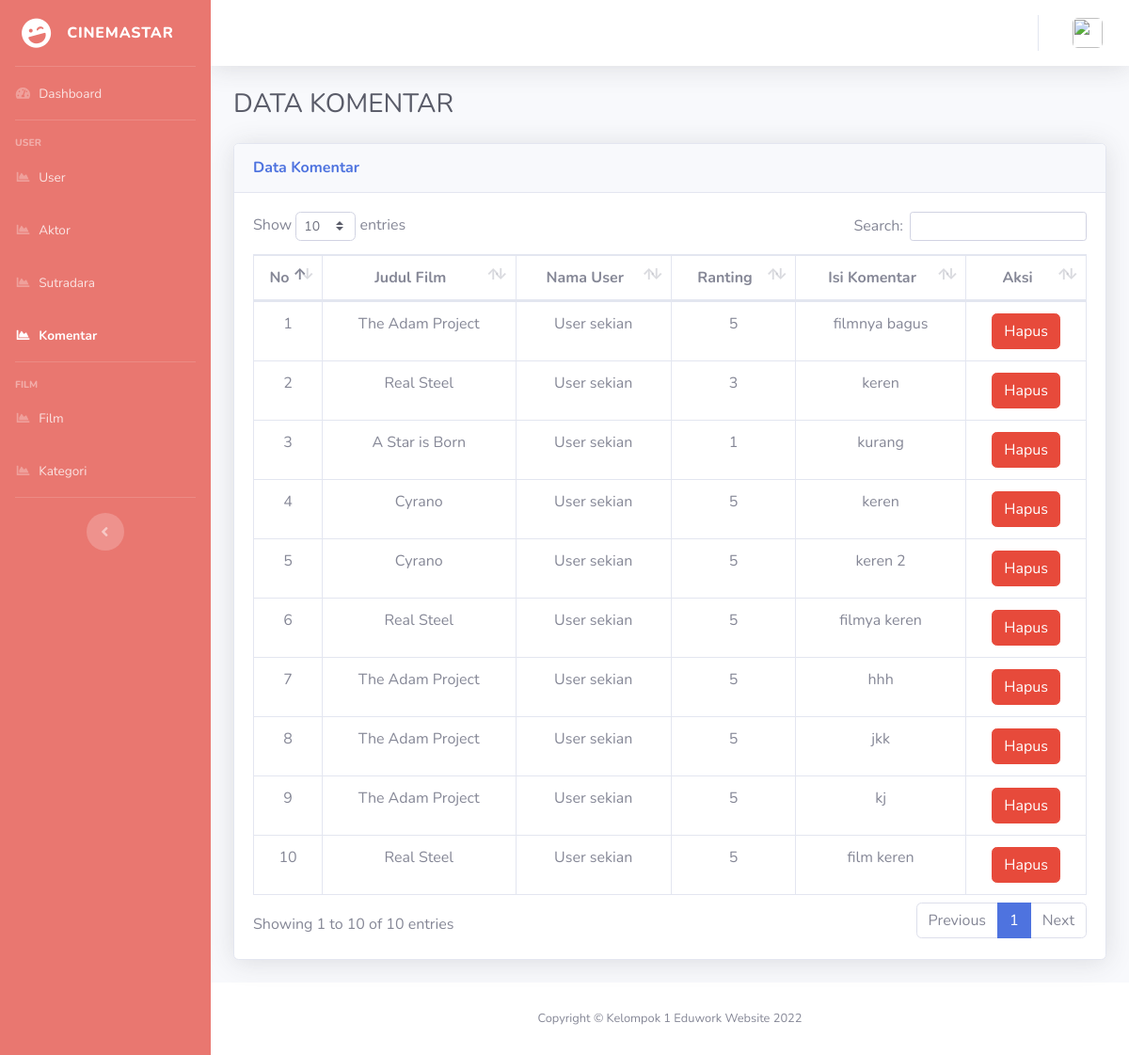
Screenshot of /admin/komentar.php with the database file from the repository.
### tables this page shows
CREATE TABLE `komentar` (
  `id_komentar` int(11) NOT NULL,
  `id_film` int(11) NOT NULL,
  `id_user` int(11) NOT NULL,
  `rating` float NOT NULL,
  `isi_komentar` text NOT NULL,
  `tgl_komentar` datetime NOT NULL
);

CREATE TABLE `film` (
  `id_film` int(11) NOT NULL,
  `judul_film` varchar(125) NOT NULL,
  `durasi` int(11) NOT NULL,
  `rating` varchar(50) NOT NULL,
  `sinopsis` text NOT NULL,
  `link_trailer` varchar(225) NOT NULL,
  `tgl_tayang` date NOT NULL,
  `jenis_tayang` enum('Tayang hari ini','Coming soon','Tidak tayang','') NOT NULL
);

CREATE TABLE `user` (
  `id_user` int(11) NOT NULL,
  `nama` varchar(125) NOT NULL,
  `telp` varchar(20) NOT NULL,
  `email` varchar(125) NOT NULL,
  `password` varchar(225) NOT NULL,
  `role` varchar(10) NOT NULL,
  `foto` varchar(255) NOT NULL
);

### admin/komentar.php (the view, shortened to what this page needs)
<!DOCTYPE php>
<php lang="en">
<head>
        <link href="../assets/vendor/fontawesome-free/css/all.min.css" rel="stylesheet" type="text/css">
        <link href="../assets/css/sb-admin-2.min.css" rel="stylesheet">
        <link href="../assets/vendor/datatables/dataTables.bootstrap4.min.css" rel="stylesheet">
</head>
<body id="page-top">
    <div id="wrapper">
        <ul class="navbar-nav sidebar sidebar-dark accordion" style="background-color: #e97770;" id="accordionSidebar">
            <a class="sidebar-brand d-flex align-items-center justify-content-center" href="index.php">
                <div class="sidebar-brand-icon rotate-n-15">
                    <i class="fas fa-laugh-wink"></i>
                </div>
                <div class="sidebar-brand-text mx-3">Cinemastar </div>
            </a>
            <hr class="sidebar-divider my-0">
            <li class="nav-item ">
                <a class="nav-link" href="index.php">
                    <i class="fas fa-fw fa-tachometer-alt"></i>
                    <span>Dashboard</span></a>
            </li>
            <hr class="sidebar-divider">
            <div class="sidebar-heading">
                User
            </div>
            <li class="nav-item ">
                <a class="nav-link " href="user.php">
                    <i class="fas fa-fw fa-chart-area"></i>
                    <span>User</span></a>
                </li>
                <li class="nav-item">
                    <a class="nav-link" href="aktor.php">
                        <i class="fas fa-fw fa-chart-area"></i>
                        <span>Aktor</span></a>
                </li>
                <li class="nav-item ">
                    <a class="nav-link" href="sutradara.php">
                        <i class="fas fa-fw fa-chart-area"></i>
                        <span>Sutradara</span></a>
                </li>
                <li class="nav-item active">
                    <a class="nav-link" href="komentar.php">
                        <i class="fas fa-fw fa-chart-area"></i>
                        <span>Komentar</span></a>
                </li>
            <hr class="sidebar-divider">
            <div class="sidebar-heading">
                Film
            </div>
            <li class="nav-item">
                <a class="nav-link" href="film.php">
                    <i class="fas fa-fw fa-chart-area"></i>
                    <span>Film</span></a>
            </li>
            <li class="nav-item ">
                <a class="nav-link" href="kategori.php">
                    <i class="fas fa-fw fa-chart-area"></i>
                    <span>Kategori</span></a>
            </li>
            <hr class="sidebar-divider d-none d-md-block">
            <div class="text-center d-none d-md-inline">
                <button class="rounded-circle border-0" id="sidebarToggle"></button>
            </div>
        </ul>
        <div id="content-wrapper" class="d-flex flex-column">
            <div id="content">
                <nav class="navbar navbar-expand navbar-light bg-white topbar mb-4 static-top shadow">
                    <ul class="navbar-nav ml-auto">
                        <li class="nav-item dropdown no-arrow">
                            <a class="nav-link dropdown-toggle" href="#" id="userDropdown" role="button"
                                data-toggle="dropdown" aria-haspopup="true" aria-expanded="false">
                                <img class="img-profile rounded"
                                    src="<?php if($_SESSION['foto']=="default.png"){echo "../images/default.png";}else{ echo "images/profile/".$_SESSION['foto'];} ?>">
                            </a>
                        </li>
                    </ul>
                </nav>
                <div class="container-fluid">
                    <div class="d-sm-flex align-items-center justify-content-between mb-4">
                        <h1 class="h3 mb-0 text-gray-800">DATA KOMENTAR</h1>
                    </div>
                    <div class="card shadow mb-4">
                        <div class="card-header py-3">
                            <h6 class="m-0 font-weight-bold text-primary">Data Komentar</h6>
                        </div>
                        <div class="card-body">
                            <div class="table-responsive">
                                <table class="table table-bordered" id="dataTable" width="100%" cellspacing="0">
                                    <thead>
                                        <tr class="text-center">
                                            <th style="width: 30px;">No</th>
                                            <th>Judul Film</th>
                                            <th>Nama User</th>
                                            <th>Ranting</th>
                                            <th>Isi Komentar</th>
                                            <th>Aksi</th>
                                        </tr>
                                    </thead>
                                    <tbody>
                                    <?php
                                    include "connect.php";
                                    $query = mysqli_query($conn, "SELECT komentar.*, film.judul_film, user.nama FROM komentar INNER JOIN film ON film.id_film = komentar.id_film INNER JOIN user ON user.id_user = komentar.id_user");
                                    ?>
                                        <?php if (mysqli_num_rows($query) > 0) {
                                            ?>
                                            <?php
                                            $no = 1;
                                            while ($value = mysqli_fetch_array($query)) {
                                            ?>
                                            <tr class="text-center">
                                                <td><?php echo $no ?></td>
                                                <td><?php echo $value["judul_film"]; ?></td>
                                                <td><?php echo $value["nama"]; ?></td>
                                                <td><?php echo $value["rating"]; ?></td>
                                                <td><?php echo $value["isi_komentar"]; ?></td>
                                                <td>
                                                    <a href="komentar_dalete.php?id_komentar=<?php echo $value["id_komentar"]?>" class="btn btn-danger" onclick="return confirm('Yakin dihapus, data yang ber-relasi juga akan terhapus!')" >Hapus</a>
                                                </td>
                                            </tr>
                                            <?php
                                            $no++;} ?>
                                        <?php } ?>
                                    </tbody>
                                </table>
                            </div>
                        </div>
                    </div>
                </div>
            </div>
            <footer class="sticky-footer bg-white">
                <div class="container my-auto">
                    <div class="copyright text-center my-auto">
                        <span>Copyright &copy; Kelompok 1 Eduwork Website 2022</span>
                    </div>
                </div>
            </footer>
        </div>
    </div>
</body>
</php>

### rows the page displays
komentar: id_film.judul_film "The Adam Project", id_user.nama "User sekian", rating "5", isi_komentar "filmnya bagus"
komentar: id_film.judul_film "Real Steel", id_user.nama "User sekian", rating "3", isi_komentar "keren"
komentar: id_film.judul_film "A Star is Born", id_user.nama "User sekian", rating "1", isi_komentar "kurang"
komentar: id_film.judul_film "Cyrano", id_user.nama "User sekian", rating "5", isi_komentar "keren"
komentar: id_film.judul_film "Cyrano", id_user.nama "User sekian", rating "5", isi_komentar "keren 2"
komentar: id_film.judul_film "Real Steel", id_user.nama "User sekian", rating "5", isi_komentar "filmya keren"
komentar: id_film.judul_film "The Adam Project", id_user.nama "User sekian", rating "5", isi_komentar "hhh"
komentar: id_film.judul_film "The Adam Project", id_user.nama "User sekian", rating "5", isi_komentar "jkk"
komentar: id_film.judul_film "The Adam Project", id_user.nama "User sekian", rating "5", isi_komentar "kj"
komentar: id_film.judul_film "Real Steel", id_user.nama "User sekian", rating "5", isi_komentar "film keren"
